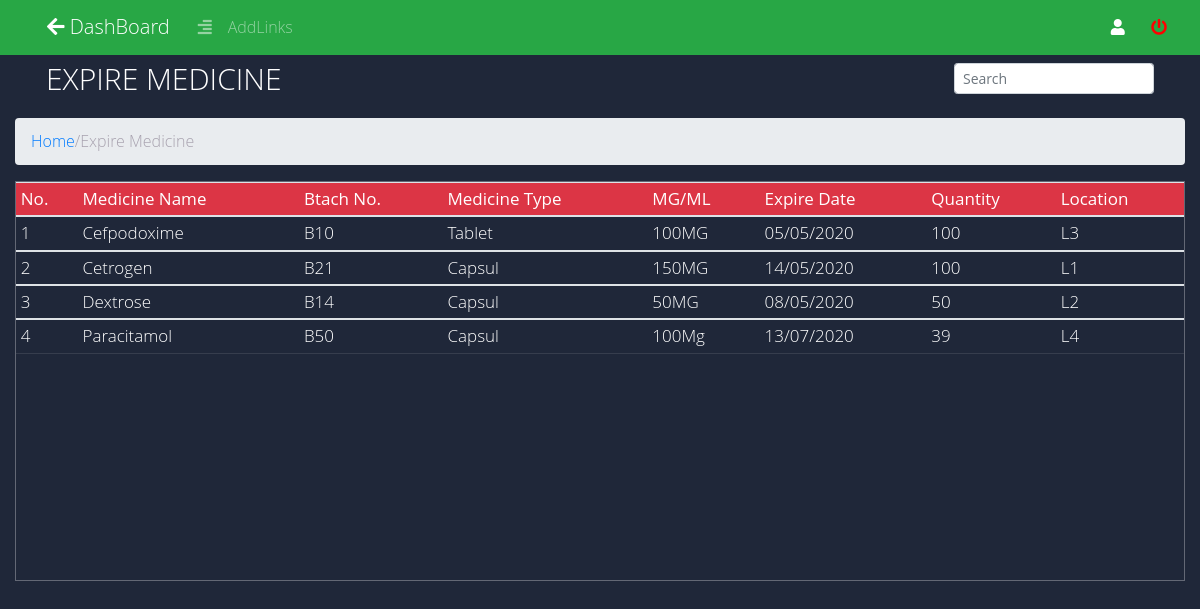
The page /employee/expiry_list.php (signed in) on the database its author committed.
### tables this page shows
CREATE TABLE `drugs` (
  `drug_name_id` int(11) NOT NULL,
  `drug_name` varchar(50) NOT NULL,
  `drug_categories` varchar(20) DEFAULT NULL,
  `drug_description` text DEFAULT NULL,
  `company_id` int(11) NOT NULL,
  `batch_no` varchar(30) NOT NULL,
  `drug_type` varchar(20) DEFAULT NULL,
  `mfd_date` date NOT NULL,
  `exp_date` date NOT NULL,
  `power_ml` varchar(20) NOT NULL,
  `drug_location` varchar(20) NOT NULL,
  `quantity` int(11) NOT NULL
);

### employee/expiry_list.php (the view, shortened to what this page needs)
<!DOCTYPE html>
<html lang="en">
<?php include ("includes/admin_header.php"); ?>
<body>
<?php include("includes/admin_navbar.php"); ?>
		<div class="col-lg-12 m-auto" style="background-color: #1F2739;"><br><br>
			<nav class="navbar">
			  	<div class="container-fluid">
			  		<ul class="nav navbar-nav">
			      		<h2 id="h">Expire Medicine</h2>
			    	</ul>
					<ul>
			    		<div class='input-group' id="in">
			    			<input class="form-control form-control-sm ml-3 w-75"  type="text" placeholder="Search" name="" id="search" onkeyup="searchfun()"  aria-label="Search">
						</div>
			  		</ul>
			 	</div>
			</nav>
		</div>
		<div class="col-lg-12 m-auto">
			<ol class="breadcrumb">
			  	<li><a href="index.php">Home</a></li> /
			  	<li class="active">Expire Medicine</li>
			</ol>
			<div class="tbl-content">
				<table id="expTable"class="table table-sm table table-hover">
					<thead class="badge-danger">
						<tr>
						    <th>No.</th>
						    <th>Medicine Name</th>
						    <th>Btach No.</th>
						    <th>Medicine Type</th>
						    <th>MG/ML</th>
						    <th>Expire Date</th>
						    <th>Quantity</th>
						    <th>Location</th>
						</tr>
					</thead>
					<?php
						$query = "SELECT drug_name,batch_no,drug_type,power_ml,DATE_FORMAT(exp_date, '%d/%m/%Y') AS exp,quantity,drug_location FROM drugs  where DATEDIFF(exp_date,NOW())<=2 and quantity>=1 ORDER BY drug_name ASC;";
						$run = mysqli_query($conn,$query);
						$counter=1;
						$count = mysqli_num_rows($run);
						if($count>=1)
						{
							while($row = mysqli_fetch_array($run))
							{
					?>
					<tbody>
						<tr>
						    <td><?php echo $counter; ?></td>
						    <td><?php echo $row['drug_name']; ?></td>
						    <td><?php echo $row['batch_no']; ?></td>
						    <td><?php echo $row['drug_type']; ?></td>
						    <td><?php echo $row['power_ml']; ?></td>
						    <td><?php echo $row['exp']; ?></td>
						    <td><?php echo $row['quantity']; ?></td>
						    <td><?php echo $row['drug_location']; ?></td>
						</tr>
					</tbody>
					<?php
								$counter++;
							}
						}
						else if($count<=0)
						{
							$GLOBALS['msg'] = "No Expire Medicines.!";
						}
					?>
			    </table>
			</div>
		</div>
</body>
</html>

### employee/mycss/mystyle.css (style rules this page uses)
#h { font-size: 30px; color: #fff; text-transform: uppercase; font-weight: 300; margin-bottom: 10px; margin-top: 4px; }
#in { margin-top: 10px; }
table { width:100%; border-radius: 2em; }
.tbl-content { height:400px; overflow-x:auto; margin-top: 1px; border: 1px solid rgba(255,255,255,0.3); }
th { position: sticky; top: 0; padding: 20px 15px; font-weight: 500; font-size: 17px; color: #fff; box-shadow: 0 2px 2px -1px rgba(0, 0, 0, 0.4); }
td { padding: 10px; vertical-align:middle; font-weight: 300; font-size: 17px; color: #fff; border-bottom: solid 1px rgba(255,255,255,0.1); }

### employee/expiry_list.php (style rules this page uses)
body { font-family: 'Open Sans', sans-serif; font-weight: 300; line-height: 1.42em; color:#A7A1AE; background-color:#1F2739; overflow: hidden; }

### rows shown on the page
drugs: drug_name "Cefpodoxime", batch_no "B10", drug_type "Tablet", power_ml "100MG", exp "05/05/2020", quantity "100", drug_location "L3"
drugs: drug_name "Cetrogen", batch_no "B21", drug_type "Capsul", power_ml "150MG", exp "14/05/2020", quantity "100", drug_location "L1"
drugs: drug_name "Dextrose", batch_no "B14", drug_type "Capsul", power_ml "50MG", exp "08/05/2020", quantity "50", drug_location "L2"
drugs: drug_name "Paracitamol", batch_no "B50", drug_type "Capsul", power_ml "100Mg", exp "13/07/2020", quantity "39", drug_location "L4"
